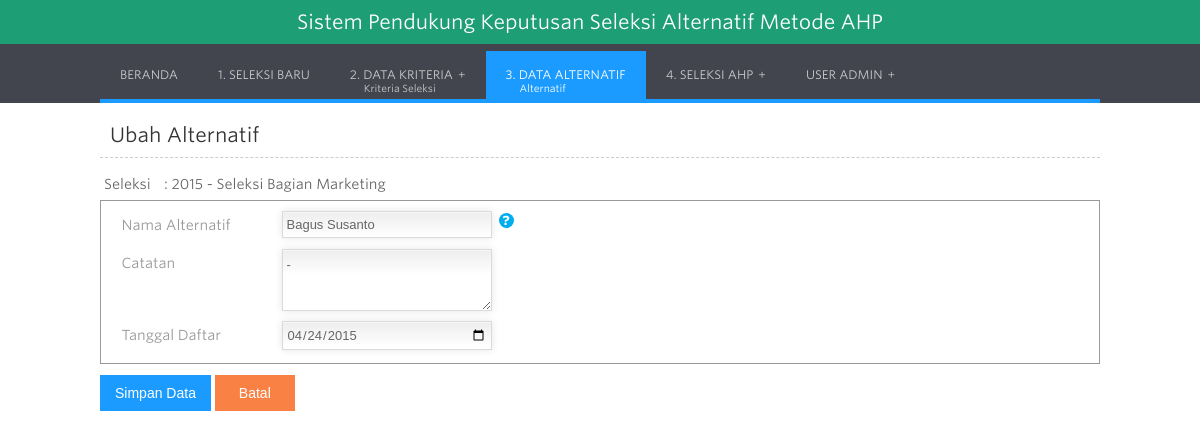
/?h=alternatif-input&stat=ubah&seleksi=1&id=1 (signed in), run on the app's committed database.
### tables this page shows
CREATE TABLE `ahp_seleksi` (
  `id_seleksi` int(11) NOT NULL,
  `tahun` int(4) NOT NULL,
  `seleksi` varchar(50) NOT NULL,
  `catatan` varchar(100) NOT NULL
);

CREATE TABLE `ahp_alternatif` (
  `id_alternatif` int(11) NOT NULL,
  `id_seleksi` int(11) NOT NULL,
  `nama_alternatif` varchar(50) NOT NULL,
  `catatan` varchar(100) NOT NULL,
  `tgl_daftar` date NOT NULL
);

### config/library.php (called while the page is built, shortened)
<?php
$kasus_objek="Alternatif";
function antiinjec($connect, $string = '') {
  if(!empty($string)) {
      $stripsql = $connect->real_escape_string($string);
      return $stripsql;
  }
}
?>

### input_alternatif.php (the view, shortened to what this page needs)
<?php
$seleksi=antiinjec($koneksi, @$_REQUEST['seleksi']);
$stat	= @$_GET['stat'];
$id		= antiinjec($koneksi, @$_REQUEST['id']);
if($stat=="tambah") {
	$td=date('Y-m-d');
}elseif($stat=="ubah") {
	$hdata=$koneksi->query("SELECT nama_alternatif, catatan, tgl_daftar FROM ahp_alternatif WHERE id_alternatif='$id'");
	$data=mysqli_fetch_array($hdata);
	$td=@$data['tgl_daftar'];
}
		?>
<div class="judul"><?php if($stat=="tambah") { echo "Tambah"; } elseif($stat=="ubah") { echo "Ubah"; } ?> <?php echo $kasus_objek; ?></div>
<table width="100%" border="0" cellspacing="0" cellpadding="4">
  <tr>
    <td width="6%">Seleksi</td>
    <td width="47%" style="text-align:left;">:
      <?php
      $hseleksi=$koneksi->query("SELECT id_seleksi, seleksi, tahun, catatan FROM ahp_seleksi WHERE id_seleksi='$seleksi'");
      $dseleksi=mysqli_fetch_array($hseleksi);
      echo $dseleksi['tahun']." - ".$dseleksi['seleksi'];
      ?>
    </td>
    <td width="47%">&nbsp;</td>
  </tr>
</table>
<section class='form'>
  <form action="?h=alternatif-input&stat=<?php echo $stat; ?>" method="post" enctype="multipart/form-data" novalidate>
      <fieldset>
          <div class="item">
              <label>
                  <span>Nama <?php echo $kasus_objek; ?></span>
                  <input data-validate-length-range="3" data-validate-words="1" name="nama_alternatif" value="<?php echo @$data['nama_alternatif']; ?>" placeholder="" required/>
              </label>
              <div class='tooltip help'>
                  <span>?</span>
              </div>
          </div>
          <div class="item">
              <label>
                  <span>Catatan</span>
                  <textarea required name="catatan" style="width:200px; height:50px;"><?php echo @$data['catatan']; ?></textarea>
              </label>
          </div>
          <div class="item" style="clear:both;">
              <label>
                  <span>Tanggal Daftar</span>
                  <input class='date' type="date" name="tgl_daftar" value="<?php echo @$td; ?>" required='required'>
              </label>
          </div>
      </fieldset>
      <button id='send' type='submit' name="btn_simpan" class="tombol-large w_biru hvr-fade">Simpan Data</button>
      <button id='send' type='button' class="tombol-large w_orange hvr-fade" onclick="window.history.back();">Batal</button>
  </form>
</section>

### css/validator.css (style rules this page uses)
input, textarea { border:1px solid #D1D1D1; }
input, select { font-size:inherit; margin:0; }
.item .tooltip { float:left; top:2px; left:7px; position:relative; z-index:2; }
.item .tooltip > span { display:inline-block; width:15px; height:15px; line-height:15px; font-size:0.9em; font-weight:bold; text-align:center; color:#FFF; cursor:help; background-color:#00AEEF; position:relative; border-radius:10px; }
form fieldset { clear:both; margin:0 0 10px 0; border:1px solid #999; }
form .item { padding:5px 0; position:relative; height:2em; }
.item label, .item .label { float:left; cursor:pointer; }
.item label span, .item .label { float:left; width:160px; text-transform:capitalize; line-height:2em; }
.item input, .item textarea { float:left; padding:5px 4px; -webkit-transition:0.2s; -moz-transition:0.2s; transition:0.2s; }
.item textarea { margin-bottom:5px; }

### css/style.css (style rules this page uses)
* { margin:0px auto; }
body { font: 200 14px/24px "Whitney SSm A", "Whitney SSm B", "Lucida Grande", "Lucida Sans", Verdana, Helvetica, Arial, sans-serif; color:#666; background:#FFF; }
#content .judul { font-size:20px; font-weight:400; color:#333; clear:both; padding:10px; margin-bottom:10px; margin-top:10px; text-align:left; border-bottom:1px dashed #CCCCCC; }
input, textarea, select { padding: 3px 9px; border: solid 1px #DADADA; outline: 0; font: normal 13px/100% Verdana, Tahoma, sans-serif; width: 200px; background: -webkit-gradient(linear, left top, left 25, from(#FFFFFF), color-stop(4%, #EEEEEE), to(#FFFFFF)); background: -moz-linear-gradient(top, #FFFFFF, #EEEEEE 1px, #FFFFFF 25px); box-shadow: rgba(0,0,0, 0.1) 0px 0px 8px; -moz-box-shadow: rgba(0,0,0, 0.1) 0px 0px 8px; -webkit-box-shadow: rgba(0,0,0, 0.1) 0px 0px 8px; color:#666; }
textarea { width: 400px; max-width: 400px; height: 150px; line-height: 150%; }
.form label { margin-left: 10px; color: #999999; }
.tombol-large { padding:10px 15px; font-size:14px; min-width:80px; color:#FFF; text-align:center; border:none; cursor:pointer; font-weight:400; }
.w_orange { background-color:#fa8144; }
.w_biru { background-color:#1b9bff; }
.hvr-fade { display: inline-block; vertical-align: middle; -webkit-transform: translateZ(0); transform: translateZ(0); box-shadow: 0 0 1px rgba(0, 0, 0, 0); -webkit-backface-visibility: hidden; backface-visibility: hidden; -moz-osx-font-smoothing: grayscale; overflow: hidden; -webkit-transition-duration: 0.3s; transition-duration: 0.3s; -webkit-transition-property: color, background-color; transition-property: color, background-color; margin:1px 0 1px 0; }

### data on the page
ahp_seleksi: tahun "2015", seleksi "Seleksi Bagian Marketing"
ahp_alternatif: nama_alternatif "Bagus Susanto", catatan "-", tgl_daftar "04/24/2015"

### other printed values
$kasus "Seleksi Alternatif"
$kasus_objek "ALTERNATIF"
$usernama "ADMIN"
$kasus_objek "Alternatif"
